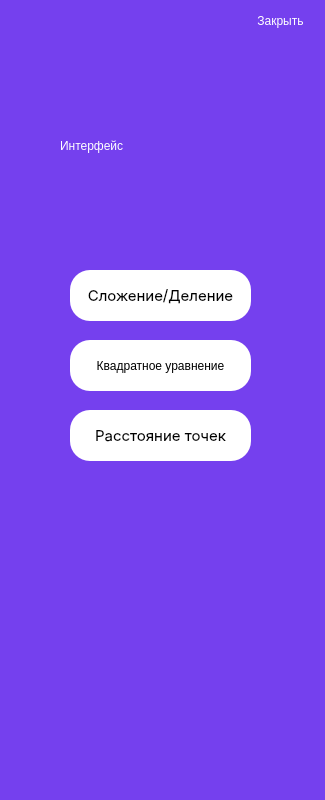
<?xml version="1.0" encoding="UTF-8"?>
<ui version="4.0">
 <class>MainWindow</class>
 <widget class="QMainWindow" name="MainWindow">
  <property name="geometry">
   <rect>
    <x>0</x>
    <y>0</y>
    <width>325</width>
    <height>800</height>
   </rect>
  </property>
  <property name="minimumSize">
   <size>
    <width>325</width>
    <height>800</height>
   </size>
  </property>
  <property name="maximumSize">
   <size>
    <width>325</width>
    <height>800</height>
   </size>
  </property>
  <property name="windowTitle">
   <string>Калькулятор</string>
  </property>
  <property name="styleSheet">
   <string notr="true">background-color: rgb(117, 64, 238);

border-radius: 20px;
</string>
  </property>
  <widget class="QWidget" name="centralwidget">
   <widget class="QPushButton" name="pushButton_2">
    <property name="geometry">
     <rect>
      <x>70</x>
      <y>340</y>
      <width>181</width>
      <height>51</height>
     </rect>
    </property>
    <property name="styleSheet">
     <string notr="true">QPushButton{
border-radius: 20px;
font: 11pt &quot;Inter&quot;;
color: rgb(0, 0, 0);
background-color: rgb(255, 255, 255);
}

QPushButton:hover {
	background-color: rgb(230, 230, 230);
}


</string>
    </property>
    <property name="text">
     <string>Квадратное уравнение</string>
    </property>
   </widget>
   <widget class="QLabel" name="label_2">
    <property name="geometry">
     <rect>
      <x>60</x>
      <y>120</y>
      <width>201</width>
      <height>51</height>
     </rect>
    </property>
    <property name="styleSheet">
     <string notr="true">color: rgb(255, 255, 255);
font: 700 26pt &quot;Inter&quot;;
text-shadow: 44px 44px 44px pink;</string>
    </property>
    <property name="text">
     <string>Интерфейс</string>
    </property>
   </widget>
   <widget class="QPushButton" name="pushButton">
    <property name="geometry">
     <rect>
      <x>70</x>
      <y>270</y>
      <width>181</width>
      <height>51</height>
     </rect>
    </property>
    <property name="font">
     <font>
      <family>Inter</family>
      <pointsize>11</pointsize>
      <italic>false</italic>
      <bold>false</bold>
     </font>
    </property>
    <property name="styleSheet">
     <string notr="true">QPushButton{
border-radius: 20px;
font: 11pt &quot;Inter&quot;;
color: rgb(0, 0, 0);
background-color: rgb(255, 255, 255);
}

QPushButton:hover {
	background-color: rgb(230, 230, 230);
}


</string>
    </property>
    <property name="text">
     <string>Сложение/Деление</string>
    </property>
   </widget>
   <widget class="QPushButton" name="pushButton_3">
    <property name="geometry">
     <rect>
      <x>70</x>
      <y>410</y>
      <width>181</width>
      <height>51</height>
     </rect>
    </property>
    <property name="font">
     <font>
      <family>Inter</family>
      <pointsize>11</pointsize>
      <italic>false</italic>
      <bold>false</bold>
     </font>
    </property>
    <property name="styleSheet">
     <string notr="true">QPushButton{
border-radius: 20px;
font: 11pt &quot;Inter&quot;;
color: rgb(0, 0, 0);
background-color: rgb(255, 255, 255);
}

QPushButton:hover {
	background-color: rgb(230, 230, 230);
}


</string>
    </property>
    <property name="text">
     <string>Расстояние точек</string>
    </property>
   </widget>
   <widget class="QPushButton" name="pushButton_4">
    <property name="geometry">
     <rect>
      <x>230</x>
      <y>0</y>
      <width>101</width>
      <height>41</height>
     </rect>
    </property>
    <property name="styleSheet">
     <string notr="true">QPushButton{
border-radius: 0px 0px 5px 5px;
font: 11pt &quot;Inter&quot;;
color: rgb(255, 255, 255);
}




</string>
    </property>
    <property name="text">
     <string>Закрыть</string>
    </property>
   </widget>
  </widget>
  <widget class="QMenuBar" name="menubar">
   <property name="geometry">
    <rect>
     <x>0</x>
     <y>0</y>
     <width>325</width>
     <height>22</height>
    </rect>
   </property>
  </widget>
  <widget class="QStatusBar" name="statusbar"/>
 </widget>
 <resources/>
 <connections/>
</ui>
